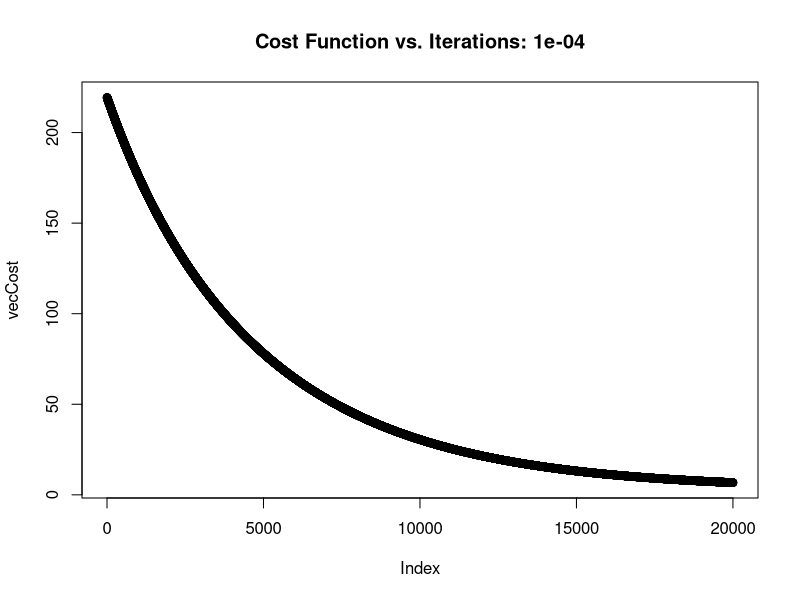
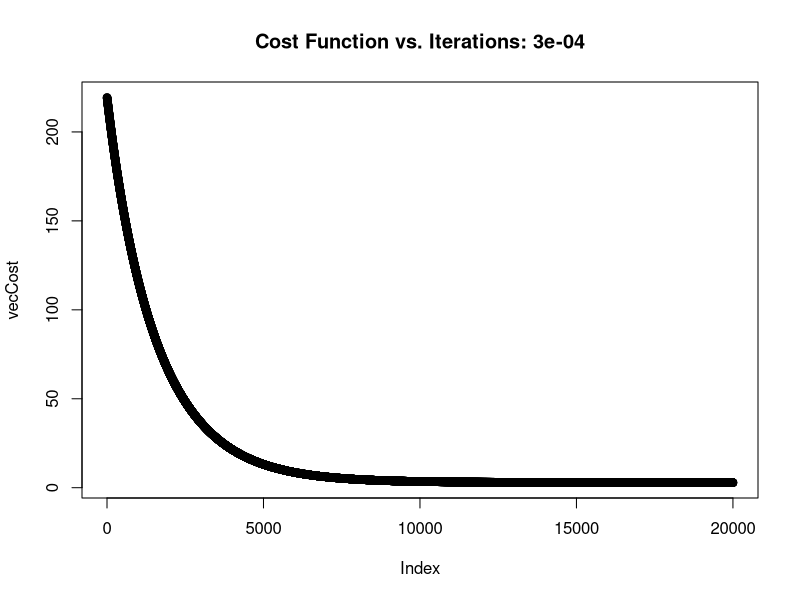
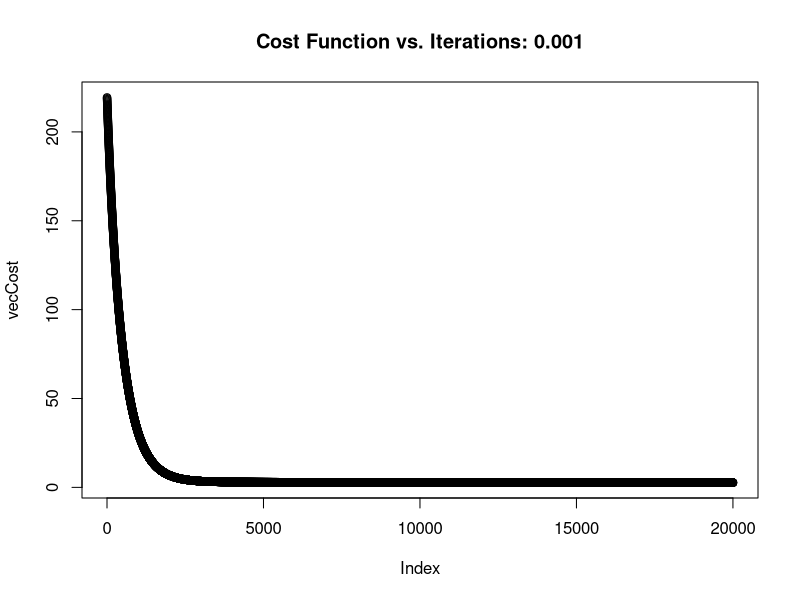
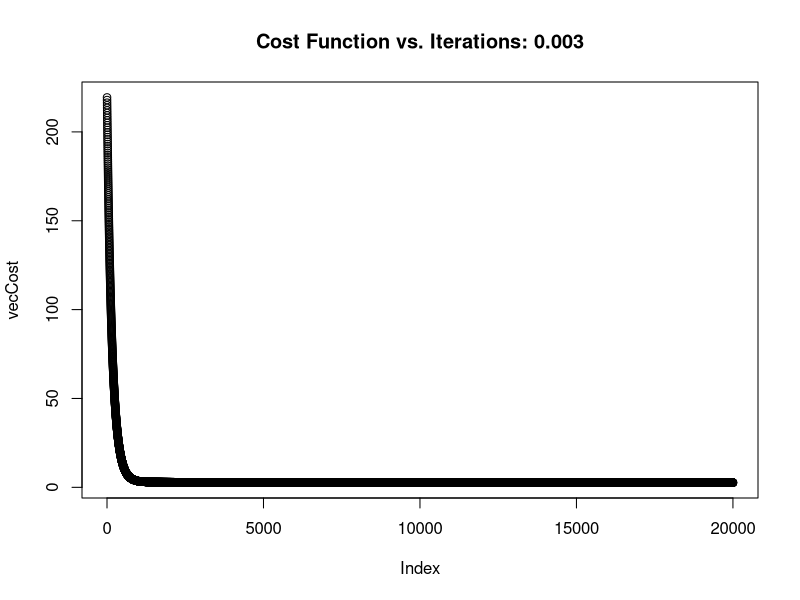
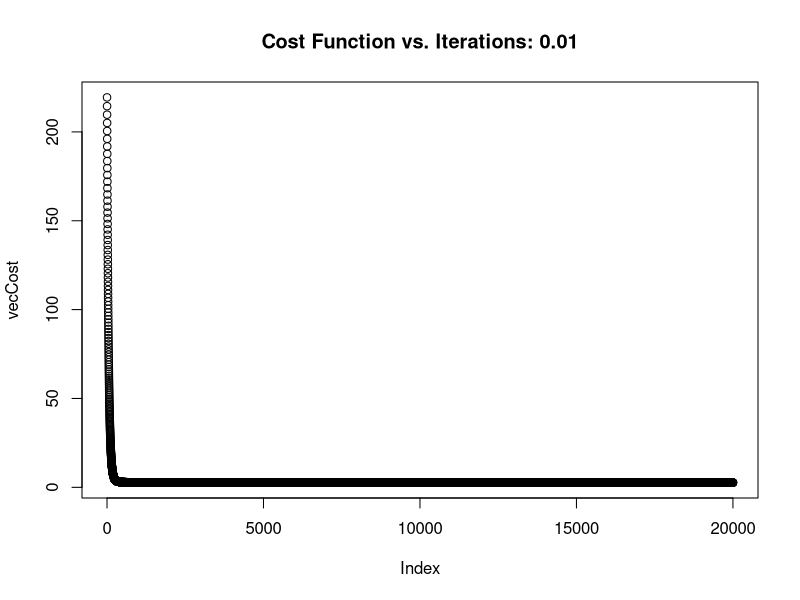
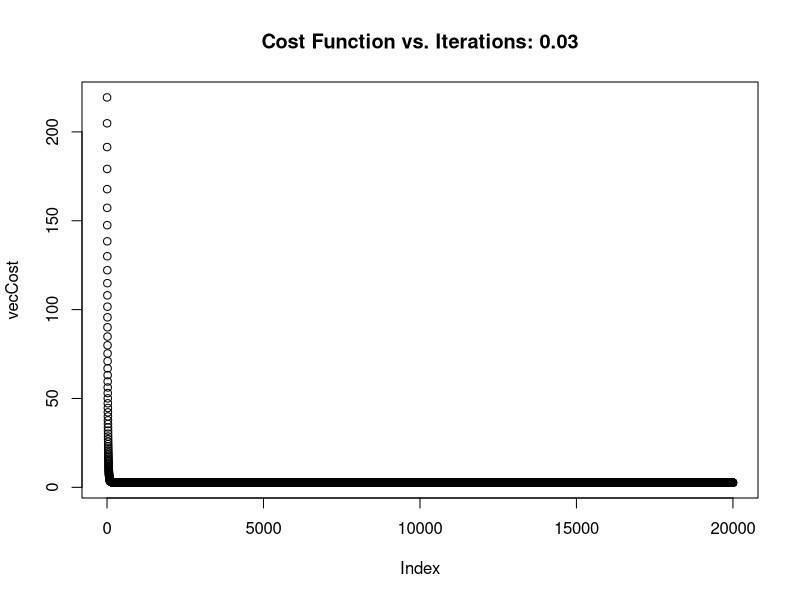
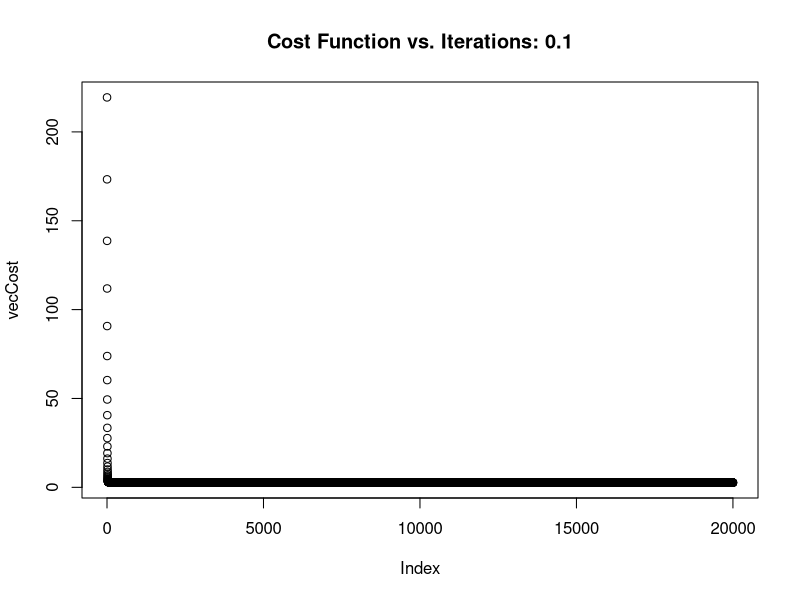
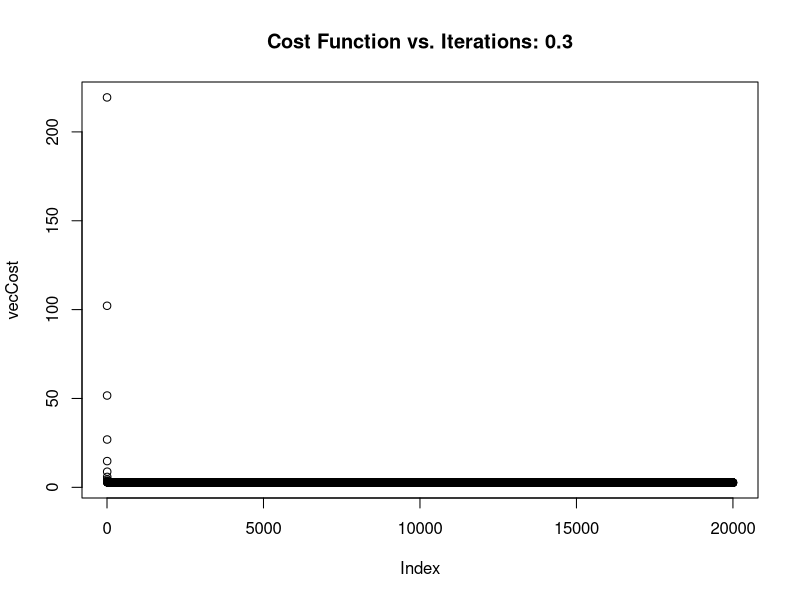

These figures' R source, in order:
## ---- chunk 1
knitr::opts_chunk$set(echo = TRUE)
## ---- chunk 2
data(mtcars)
str(mtcars)

varPreds <- mtcars[,c("disp", "hp", "drat", "wt", "qsec")]
vecMPG <- mtcars$mpg
vecOnes <- rep(1, nrow(varPreds))

mtxX <- as.matrix(cbind(vecOnes, varPreds))
mtxY <- as.matrix(vecMPG)
mtxTheta <- matrix(data=1, nrow=ncol(mtxX), ncol=1)

str(mtxY)
str(mtxX)
str(mtxTheta)
## ---- chunk 3
mpgLM <- lm(vecMPG ~ ., data=varPreds)  # Includes intercept by R default, only a -1 kills that off
summary(mpgLM)
## ---- chunk 4
optTheta <- solve(t(mtxX) %*% mtxX) %*% t(mtxX) %*% mtxY
print(round(t(optTheta),4))
print(round(summary(mpgLM)$coef[,1],4))
## ---- chunk 5
gdTest <- function(gdX=mtxX, gdY=mtxY, alpha=0.001, nIter=20000, mtxCalc=TRUE) {
    nObs <- nrow(gdX)  # Total number of observations . . .  
    mtxTheta <- matrix(0, nrow=ncol(gdX), ncol=1)  # Set up a theta matrix
    
    # Standardize the X variables to be roughly -1 to 1
    # Calculate the mean and SD for each column
    meanX <- apply(gdX, 2, FUN=mean)
    sdX <- apply(gdX, 2, FUN=sd)
    
    # Set the mean/sd for column 1 (all ones) to be 0/1 so we do not change it
    meanX[1] <- 0  # Use 0 as the mean conversion factor for column 1
    sdX[1] <- 1  # Use 1 as the sd scaling factor for column 1
    
    # Use vector operations to update gdX (probably a better way, but I do not yet know it)
    gdX <- (gdX - mapply(rep, meanX, nObs)) / mapply(rep, sdX, nObs)
    
    # Set up the cost function vectors, and initialize with preliminary data
    vecCost <- rep(NA, nIter+1)
    vecCost[1] <- (0.5 / nObs) * sum((gdX %*% mtxTheta - gdY)^2)
    vecPartial <- rep(NA, ncol(gdX))
    
    for (intCtr in 1:nIter) {
        # Simultaneously update thetas for the next iteration
        if (mtxCalc) {
            # Use matrix operations to simultaneously update theta
            # theta = theta - (alpha/nObs) * Q
            # Q should be the vector of partial derivatives
            mtxPartial <- t(gdX) %*% (gdX %*% mtxTheta - gdY)  # Matrix of (# theta)x1
            mtxTheta <- mtxTheta - (alpha/nObs) * mtxPartial  # Matrix of (# theta)x1
        } else {
            # Run using a for loop instead - same answers, but much slower
            # Added as an example for benchmarking purposes
            # Need to create all the partial derivatives (loop 1) then apply them (loop 2)
            for (varNum in 1:ncol(gdX)) {
                vecPartial[varNum] <- sum((gdX %*% mtxTheta - gdY) * gdX[,varNum])
            }
            for (varNum in 1:ncol(gdX)) {
                mtxTheta[varNum, 1] <- mtxTheta[varNum, 1] - (alpha/ nObs) * vecPartial[varNum]
            }
        }
        
        # Update the cost vector, using slot intCtr + 1
        vecCost[intCtr + 1] <- (0.5 / nObs) * sum((gdX %*% mtxTheta - gdY)^2)
    }
    
    plot(vecCost, main=paste0("Cost Function vs. Iterations: ",alpha))
    print(paste0("Intercept: ",round(mtxTheta[1,1],4)))
    print(round(mtxTheta[-1,1] / sdX[-1],4))
    
    return(gdX %*% mtxTheta)
}

baseTime <- proc.time()

y0001 <- gdTest(alpha=0.0001)
y0003 <- gdTest(alpha=0.0003)
y0010 <- gdTest(alpha=0.001)
y0030 <- gdTest(alpha=0.003)
y0100 <- gdTest(alpha=0.01)
y0300 <- gdTest(alpha=0.03)
y1000 <- gdTest(alpha=0.1)
y3000 <- gdTest(alpha=0.3)

print("Total run time for function gdTest: ")
print(proc.time() - baseTime)

# Benchmarking based on subset of mtcars dataset
# mtxX is 32x6 (32 observations, each with an intercept plus 5 predictors)
# mtxY is 32x1 (32 results)
# nIter is 20,000
# 8 combinations of alpha are run, all that converge so there are no NaN or related timing issues
# 
# Run using matrix maths to simultaneosuly update theta:  4.3 user 2.1 system 6.9 elapsed
# RMSE from different alpha [lm() RMSE is 2.306]: 3.675 2.398 2.320 2.306 2.306 2.306 2.306 2.306
# 
# Run using for loops to simultaneously update theta:  14.1 user 2.1 system 17.7 elapsed
# RMSE from different alpha [lm() RMSE is 2.306]: 3.675 2.398 2.320 2.306 2.306 2.306 2.306 2.306
# 
# So, even with these very small datasets, matrix maths reduce user time by ~70% and elapsed time by ~60%
## ---- chunk 6
graphFrame <- cbind(y0001[,1], y0003[,1], y0010[,1], y0030[,1], 
                    y0100[,1], y0300[,1], y1000[,1], y3000[,1], 
                    mtcars$mpg
                    )
graphFrame <- graphFrame[order(graphFrame[,ncol(graphFrame)]),]
plot(x=1:nrow(graphFrame), y=graphFrame[,ncol(graphFrame)], type="l", 
     col="dark green", lwd=3, ylim=c(0,50)
     )
lines(x=1:nrow(graphFrame), y=graphFrame[,1], col="red", lty=2)
lines(x=1:nrow(graphFrame), y=graphFrame[,4], col="blue", lty=2)
lines(x=1:nrow(graphFrame), y=graphFrame[,6], col="purple", lty=2)
lines(x=1:nrow(graphFrame), y=graphFrame[,8], col="orange", lty=2)
## ---- chunk 7
rmseLM <- sqrt(mean((summary(mpgLM)$residuals)^2))
rmseMod <- rep(0, ncol(graphFrame)-1)
for (intCtr in 1:(ncol(graphFrame)-1)) {
    rmseMod[intCtr] <- sqrt(mean((graphFrame[,ncol(graphFrame)] - graphFrame[,intCtr])^2))
}

print(paste0("RMSE from LM: ",round(rmseLM,3)))
print(paste0("RMSE from Gradient Descent: "))
print(round(rmseMod,3))
## ---- chunk 8
set.seed(1605181831)

par(mfrow=c(1,2))

## Create some fake tumor data
tumorSize <- runif(100, min=0, max=0.1)
tumorType <- rbinom(length(tumorSize), 1, 1 - ((0.1 - tumorSize)^2 * 100))
fakeTumorLMOrig <- lm(tumorType ~ tumorSize)
keyCutOrig <- (0.5-coef(fakeTumorLMOrig)[[1]])/coef(fakeTumorLMOrig)[[2]]

plot(tumorSize, tumorType, xlab="Tumor Size", ylab="Malignant (1=Yes, 0=No)",
     main=paste0("50% Probability at Tumor Size: ",round(keyCutOrig,4)), cex.main=0.85
     )
abline(fakeTumorLMOrig, col="red")
abline(h=0.5, v=keyCutOrig, lty=2, lwd=2)

## Add some larger tumors that are all malignant
tumorSizeMod <- c(tumorSize, runif(50, min=0.1, max=0.2))
tumorTypeMod <- c(tumorType, rep(1, 50))
fakeTumorLMMod <- lm(tumorTypeMod ~ tumorSizeMod)
keyCutMod <- (0.5-coef(fakeTumorLMMod)[[1]])/coef(fakeTumorLMMod)[[2]]

plot(tumorSizeMod, tumorTypeMod, xlab="Tumor Size", ylab="Malignant (1=Yes, 0=No)",
     main=paste0("50% Probability at Tumor Size: ",round(keyCutMod,4)), cex.main=0.85
     )
abline(fakeTumorLMMod, col="red")
abline(h=0.5, v=keyCutMod, lty=2, lwd=2)

par(mfrow=c(1,1))

